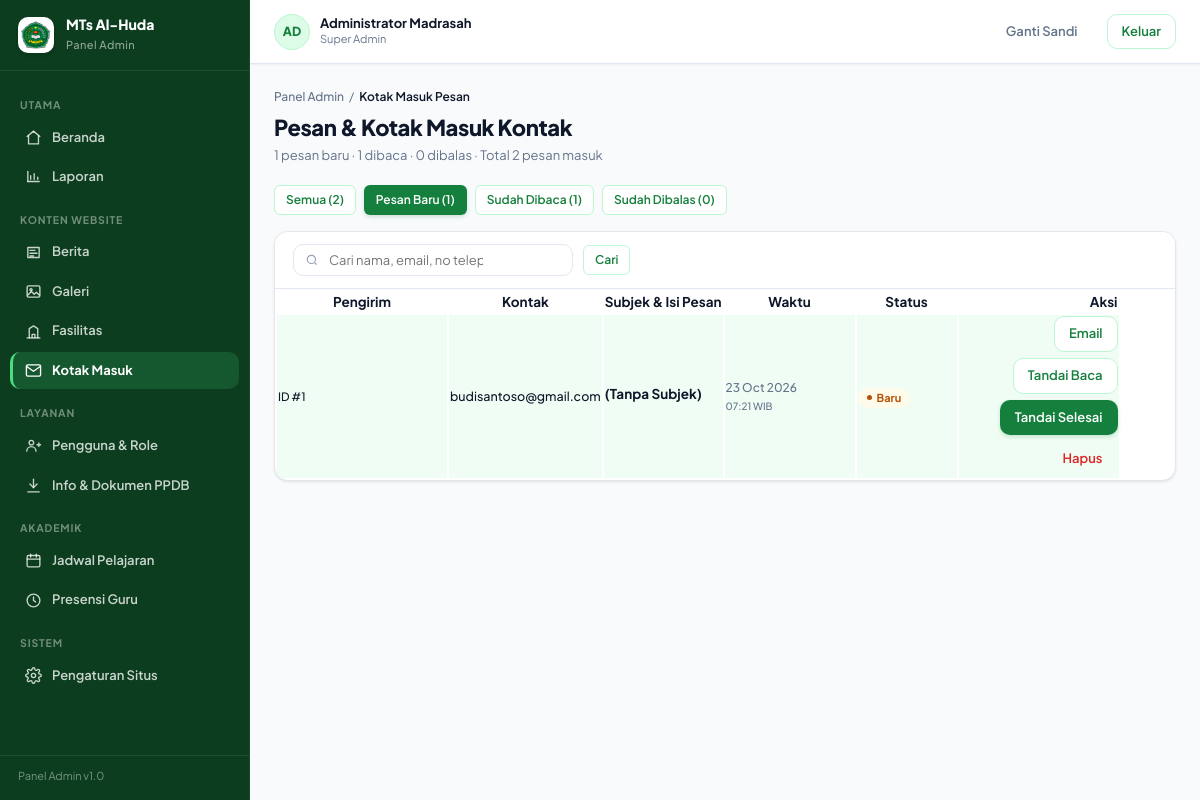
The page /admin/kontak?status=baru (signed in) on the database its author committed.
### tables this page shows
CREATE TABLE `pengguna` (
  `id` bigint unsigned NOT NULL AUTO_INCREMENT,
  `username` varchar(60) NOT NULL,
  `email` varchar(160) DEFAULT NULL,
  `password_hash` varchar(255) NOT NULL,
  `name` varchar(120) NOT NULL,
  `nama` varchar(120) DEFAULT NULL,
  `role` enum('admin','operator','kepala','guru','siswa') NOT NULL DEFAULT 'siswa',
  `role_label` varchar(50) DEFAULT NULL,
  `phone` varchar(30) DEFAULT NULL,
  `telepon` varchar(30) DEFAULT NULL,
  `avatar_path` varchar(255) DEFAULT NULL,
  `foto_url` varchar(255) DEFAULT NULL,
  `is_active` tinyint(1) NOT NULL DEFAULT '1',
  `must_change_password` tinyint(1) NOT NULL DEFAULT '0',
  `failed_login_attempts` tinyint unsigned NOT NULL DEFAULT '0',
  `locked_until` datetime DEFAULT NULL,
  `last_login_at` datetime DEFAULT NULL,
  `last_login_ip` varchar(45) DEFAULT NULL,
  `created_at` datetime NOT NULL DEFAULT CURRENT_TIMESTAMP,
  `updated_at` datetime NOT NULL DEFAULT CURRENT_TIMESTAMP ON UPDATE CURRENT_TIMESTAMP,
  `deleted_at` datetime DEFAULT NULL,
  PRIMARY KEY (`id`),
  UNIQUE KEY `uq_pengguna_username` (`username`),
  UNIQUE KEY `uq_pengguna_email` (`email`),
  KEY `idx_pengguna_role` (`role`,`is_active`)
);

CREATE TABLE `pesan_kontak` (
  `id` bigint unsigned NOT NULL AUTO_INCREMENT,
  `nama` varchar(100) NOT NULL,
  `email` varchar(100) NOT NULL,
  `telepon` varchar(30) DEFAULT NULL,
  `subjek` varchar(150) NOT NULL,
  `pesan` text NOT NULL,
  `status` enum('baru','dibaca','dibalas') NOT NULL DEFAULT 'baru',
  `balasan` text DEFAULT NULL,
  `dibalas_oleh` bigint unsigned DEFAULT NULL,
  `dibalas_pada` datetime DEFAULT NULL,
  `ip_address` varchar(45) DEFAULT NULL,
  `user_agent` varchar(255) DEFAULT NULL,
  `created_at` datetime NOT NULL DEFAULT CURRENT_TIMESTAMP,
  `updated_at` datetime NOT NULL DEFAULT CURRENT_TIMESTAMP ON UPDATE CURRENT_TIMESTAMP,
  `deleted_at` datetime DEFAULT NULL,
  PRIMARY KEY (`id`),
  KEY `idx_kontak_status` (`status`),
  KEY `idx_kontak_created` (`created_at`)
);

### app/Views/admin/kontak/index.php (the view, shortened to what the rows shown need)
<?php
$counts = $data['counts'] ?? ['semua' => 0, 'baru' => 0, 'dibaca' => 0, 'dibalas' => 0];
$statusCurrent = $data['status'] ?? 'semua';
?>
<div class="breadcrumb">
    <a href="<?= base_url('admin') ?>">Panel Admin</a> / <b>Kotak Masuk Pesan</b>
</div>
<div class="page-head">
    <div>
        <h1>Pesan &amp; Kotak Masuk Kontak</h1>
        <p>
            <?= (int) $counts['baru'] ?> pesan baru &middot; <?= (int) $counts['dibaca'] ?> dibaca &middot; <?= (int) $counts['dibalas'] ?> dibalas &middot; Total <?= (int) $counts['semua'] ?> pesan masuk
        </p>
    </div>
</div>
<div style="display:flex; gap:8px; margin-bottom:16px; flex-wrap:wrap;">
    <a href="<?= base_url('admin/kontak') ?>" class="btn <?= $statusCurrent === 'semua' ? 'btn-primary' : 'btn-outline' ?> btn-sm">
        Semua (<?= $counts['semua'] ?>)
    </a>
    <a href="<?= base_url('admin/kontak?status=baru') ?>" class="btn <?= $statusCurrent === 'baru' ? 'btn-primary' : 'btn-outline' ?> btn-sm">
        Pesan Baru (<?= $counts['baru'] ?>)
    </a>
    <a href="<?= base_url('admin/kontak?status=dibaca') ?>" class="btn <?= $statusCurrent === 'dibaca' ? 'btn-primary' : 'btn-outline' ?> btn-sm">
        Sudah Dibaca (<?= $counts['dibaca'] ?>)
    </a>
    <a href="<?= base_url('admin/kontak?status=dibalas') ?>" class="btn <?= $statusCurrent === 'dibalas' ? 'btn-primary' : 'btn-outline' ?> btn-sm">
        Sudah Dibalas (<?= $counts['dibalas'] ?>)
    </a>
</div>
<div class="card">
    <form method="get" action="<?= base_url('admin/kontak') ?>" class="toolbar">
        <div class="field-inline" style="min-width:280px">
            <svg viewBox="0 0 24 24"><circle cx="11" cy="11" r="7"/><path d="m20 20-3.5-3.5"/></svg>
            <input type="text" name="q" value="<?= htmlspecialchars($data['q'] ?? '', ENT_QUOTES, 'UTF-8') ?>" placeholder="Cari nama, email, no telepon, atau pesan...">
        </div>
        <button type="submit" class="btn btn-outline btn-sm">Cari</button>
    </form>
    <div class="table-responsive">
        <table class="table">
            <thead>
                <tr>
                    <th style="width:170px">Pengirim</th>
                    <th style="width:140px">Kontak</th>
                    <th>Subjek &amp; Isi Pesan</th>
                    <th style="width:130px">Waktu</th>
                    <th style="width:100px">Status</th>
                    <th style="width:160px; text-align:right">Aksi</th>
                </tr>
            </thead>
            <tbody>
            <?php if (empty($data['messages'])): ?>
                <tr>
                    <td colspan="6" class="empty">
                        <svg viewBox="0 0 24 24" style="width:40px;height:40px;stroke:#94A3B8;fill:none;stroke-width:1.8;margin:0 auto 10px;display:block">
                            <path d="M4 4h16c1.1 0 2 .9 2 2v12c0 1.1-.9 2-2 2H4c-1.1 0-2-.9-2-2V6c0-1.1.9-2 2-2z"/>
                            <polyline points="22,6 12,13 2,6"/>
                        </svg>
                        Belum ada pesan kontak dari masyarakat atau pengunjung.
                    </td>
                </tr>
            <?php else: ?>
                <?php foreach ($data['messages'] as $m): ?>
                    <?php
                    $isNew = $m['status'] === 'baru';
                    ?>
                    <tr style="<?= $isNew ? 'background: #F0FDF4; font-weight: 500;' : '' ?>">
                        <td>
                            <small class="muted" style="font-size:11.5px">ID #<?= $m['id'] ?></small>
                        </td>
                        <td>
                            <div style="font-size:12.5px;"><?= htmlspecialchars($m['email'], ENT_QUOTES, 'UTF-8') ?></div>
                        </td>
                        <td>
                            <div style="font-weight:700; color:var(--text); margin-bottom:4px; font-size:13.5px;">
                                <?= htmlspecialchars($m['subject'] ?: '(Tanpa Subjek)', ENT_QUOTES, 'UTF-8') ?>
                            </div>
                        </td>
                        <td class="nowrap" style="font-size:12px; color:var(--gray)">
                            <?= date('d M Y', strtotime($m['created_at'])) ?><br>
                            <small><?= date('H:i', strtotime($m['created_at'])) ?> WIB</small>
                        </td>
                        <td>
                            <?php if ($m['status'] === 'baru'): ?>
                                <span class="pill amber">Baru</span>
                            <?php elseif ($m['status'] === 'dibaca'): ?>
                                <span class="pill blue">Dibaca</span>
                            <?php elseif ($m['status'] === 'dibalas'): ?>
                                <span class="pill green">Dibalas</span>
                            <?php else: ?>
                                <span class="pill gray">Arsip</span>
                            <?php endif; ?>
                        </td>
                        <td style="text-align:right">
                            <div style="display:flex; gap:6px; justify-content:flex-end; flex-wrap:wrap;">
                                <a href="mailto:<?= htmlspecialchars($m['email'], ENT_QUOTES, 'UTF-8') ?>?subject=Re:%20<?= urlencode($m['subject'] ?? 'Pesan MTs Al-Huda') ?>" class="btn btn-outline btn-xs" title="Balas via Email">
                                    Email
                                </a>
                                <?php if ($m['status'] === 'baru'): ?>
                                    <form method="post" action="<?= base_url('admin/kontak/mark-read/' . $m['id']) ?>" style="display:inline">
                                        <button type="submit" class="btn btn-outline btn-xs" title="Tandai Sudah Dibaca">
                                            Tandai Baca
                                        </button>
                                    </form>
                                <?php endif; ?>
                                <?php if ($m['status'] !== 'dibalas'): ?>
                                    <form method="post" action="<?= base_url('admin/kontak/mark-replied/' . $m['id']) ?>" style="display:inline">
                                        <button type="submit" class="btn btn-primary btn-xs" title="Tandai Sudah Selesai Dibalas">
                                            Tandai Selesai
                                        </button>
                                    </form>
                                <?php endif; ?>
                                <form method="post" action="<?= base_url('admin/kontak/delete/' . $m['id']) ?>" onsubmit="return confirm('Hapus pesan dari <?= htmlspecialchars(addslashes($m['name']), ENT_QUOTES, 'UTF-8') ?>?')" style="display:inline">
                                    <button type="submit" class="btn btn-ghost btn-xs" style="color:var(--red);" title="Hapus Pesan">
                                        Hapus
                                    </button>
                                </form>
                            </div>
                        </td>
                    </tr>
                <?php endforeach; ?>
            <?php endif; ?>
            </tbody>
        </table>
    </div>
</div>
<?php
$data['content'] = ob_get_clean();
require_once __DIR__ . '/../../layouts/admin.php';
?>

### app/Views/layouts/admin.php (shortened to what the rows shown need)
<?php require_once __DIR__ . '/../../helpers.php'; ?>
<!DOCTYPE html>
<html lang="id">
<head>
    <link rel="stylesheet" href="<?= base_url('css/admin.css?v=' . (file_exists(__DIR__ . '/../../../public/css/admin.css') ? filemtime(__DIR__ . '/../../../public/css/admin.css') : '1.1')) ?>">
</head>
<body>
<div class="shell">
    <aside class="sidebar">
        <div class="side-brand">
            <img src="<?= base_url('assets/images/LOGO_MTS 1.png') ?>" alt="Logo MTs Al-Huda">
            <div>
                <b>MTs Al-Huda</b>
                <span>Panel Admin</span>
            </div>
        </div>
        <?php
        $currRoute = current_route();
        $routeParts = $currRoute === '' ? [] : explode('/', $currRoute);
        $currPage = $routeParts[1] ?? 'dashboard';
        $activeMenu = $data['active_menu'] ?? ($currPage === '' ? 'dashboard' : $currPage);
        ?>
        <nav class="side-nav">
            <div class="side-group">Utama</div>
            <a class="side-link <?= in_array($activeMenu, ['dashboard', 'admin', ''], true) ? 'on' : '' ?>" href="<?= base_url('admin') ?>">
                <svg viewBox="0 0 24 24"><path d="M3 10.5 12 3l9 7.5"/><path d="M5 9.5V21h14V9.5"/></svg>
                Beranda
            </a>
            <a class="side-link <?= $activeMenu === 'laporan' ? 'on' : '' ?>" href="<?= base_url('admin/laporan') ?>">
                <svg viewBox="0 0 24 24"><path d="M4 19V5"/><path d="M4 19h16"/><path d="M8 16v-5M13 16V8M18 16v-3"/></svg>
                Laporan
            </a>
            <div class="side-group">Konten Website</div>
            <a class="side-link <?= $activeMenu === 'berita' ? 'on' : '' ?>" href="<?= base_url('admin/berita') ?>">
                <svg viewBox="0 0 24 24"><path d="M4 5h16v14H4z"/><path d="M7 9h7M7 13h10M7 17h5"/></svg>
                Berita
            </a>
            <a class="side-link <?= $activeMenu === 'galeri' ? 'on' : '' ?>" href="<?= base_url('admin/galeri') ?>">
                <svg viewBox="0 0 24 24"><rect x="3" y="4" width="18" height="16" rx="2"/><circle cx="8.5" cy="9.5" r="1.5"/><path d="m4 17 5-5 4 4 3-3 4 4"/></svg>
                Galeri
            </a>
            <a class="side-link <?= $activeMenu === 'fasilitas' ? 'on' : '' ?>" href="<?= base_url('admin/fasilitas') ?>">
                <svg viewBox="0 0 24 24"><path d="M3 21h18"/><path d="M6 21V8l6-4 6 4v13"/><path d="M10 21v-5h4v5"/></svg>
                Fasilitas
            </a>
            <a class="side-link <?= $activeMenu === 'kontak' ? 'on' : '' ?>" href="<?= base_url('admin/kontak') ?>">
                <svg viewBox="0 0 24 24"><path d="M4 4h16c1.1 0 2 .9 2 2v12c0 1.1-.9 2-2 2H4c-1.1 0-2-.9-2-2V6c0-1.1.9-2 2-2z"/><polyline points="22,6 12,13 2,6"/></svg>
                Kotak Masuk
            </a>
            <div class="side-group">Layanan</div>
            <a class="side-link <?= $activeMenu === 'pengguna' ? 'on' : '' ?>" href="<?= base_url('admin/pengguna') ?>">
                <svg viewBox="0 0 24 24"><circle cx="9" cy="8" r="3.2"/><path d="M2.5 20a6.5 6.5 0 0 1 13 0"/><path d="M17 11h5M19.5 8.5v5"/></svg>
                Pengguna &amp; Role
            </a>
            <a class="side-link <?= $activeMenu === 'ppdb' ? 'on' : '' ?>" href="<?= base_url('admin/ppdb') ?>">
                <svg viewBox="0 0 24 24"><path d="M12 3v12"/><path d="m7 10 5 5 5-5"/><path d="M4 21h16"/></svg>
                Info &amp; Dokumen PPDB
            </a>
            <div class="side-group">Akademik</div>
            <a class="side-link <?= $activeMenu === 'jadwal' ? 'on' : '' ?>" href="<?= base_url('admin/jadwal') ?>">
                <svg viewBox="0 0 24 24"><rect x="3" y="5" width="18" height="16" rx="2"/><path d="M3 10h18M8 3v4M16 3v4"/></svg>
                Jadwal Pelajaran
            </a>
            <a class="side-link <?= $activeMenu === 'presensi' ? 'on' : '' ?>" href="<?= base_url('admin/presensi') ?>">
                <svg viewBox="0 0 24 24"><circle cx="12" cy="12" r="9"/><path d="M12 7v5l3 2"/></svg>
                Presensi Guru
            </a>
            <div class="side-group">Sistem</div>
            <a class="side-link <?= $activeMenu === 'pengaturan' ? 'on' : '' ?>" href="<?= base_url('admin/pengaturan') ?>">
                Pengaturan Situs
            </a>
        </nav>
        <div class="side-foot">Panel Admin v1.0</div>
    </aside>
    <div class="main">
        <header class="topbar">
            <div class="top-user">
                <div class="avatar"><?= htmlspecialchars(strtoupper(mb_substr((string) ($data['user']['name'] ?? 'A'), 0, 2)), ENT_QUOTES, 'UTF-8') ?></div>
                <div>
                    <b><?= htmlspecialchars((string) ($data['user']['name'] ?? ''), ENT_QUOTES, 'UTF-8') ?></b>
                    <span><?= htmlspecialchars((string) ($data['role'] ?? ''), ENT_QUOTES, 'UTF-8') ?></span>
                </div>
            </div>
            <a class="btn btn-ghost" href="<?= base_url('admin/ganti-sandi') ?>">Ganti Sandi</a>
            <form method="post" action="<?= base_url('admin/logout') ?>" style="margin:0">
                <button type="submit" class="btn btn-outline">Keluar</button>
            </form>
        </header>
        <div class="content">
            <?= $data['content'] ?>
        </div>
    </div>
</div>
</body>
</html>

### rows shown on the page
pengguna: name "AD", name "Administrator Madrasah", must_change_password "0"
pesan_kontak: id "1", email "budisantoso@gmail.com", subject "(Tanpa Subjek)", created_at "23 Oct 2026", created_at "07:21", status "Baru"

### other values the page prints
$data['role'] "Super Admin"
$counts['baru'] "1"
$counts['dibaca'] "1"
$counts['semua'] "2"
